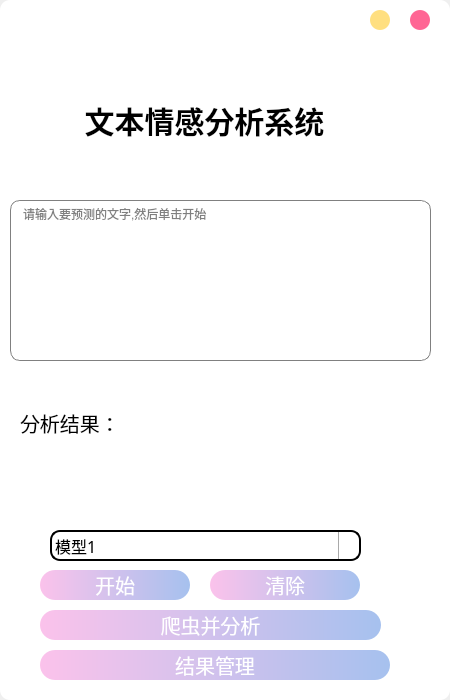
<?xml version="1.0" encoding="UTF-8"?>
<ui version="4.0">
 <class>MainWindow</class>
 <widget class="QMainWindow" name="MainWindow">
  <property name="geometry">
   <rect>
    <x>0</x>
    <y>0</y>
    <width>450</width>
    <height>700</height>
   </rect>
  </property>
  <property name="windowTitle">
   <string>MainWindow</string>
  </property>
  <property name="styleSheet">
   <string notr="true">QLineEdit{
    border:0px;    
    margin:10px;
	margin-left:10px; 
	margin-right:10px;
    border-bottom: 2px solid #B3B3B3;
    font-family:'Microsoft YaHei';
    font-size:20px;
    font-weight:bold;
    }

QLineEdit:hover{
    border-bottom: 3px solid #66A3FF;
    }

QLineEdit:focus{
    border-bottom: 3px solid #E680BD;
    }

QWidget#centralwidget{
	background:white;
	border-radius:10px;
}

QLabel{
    text-align:right;
    font-family:'Microsoft YaHei';
    font-size:30px;
    font-weight:bold;
    }

</string>
  </property>
  <widget class="QWidget" name="centralwidget">
   <widget class="QLabel" name="output_news_label">
    <property name="geometry">
     <rect>
      <x>10</x>
      <y>450</y>
      <width>411</width>
      <height>81</height>
     </rect>
    </property>
    <property name="font">
     <font>
      <family>Helvetica</family>
      <pointsize>15</pointsize>
      <weight>50</weight>
      <italic>false</italic>
      <bold>false</bold>
     </font>
    </property>
    <property name="styleSheet">
     <string notr="true">font: 15pt Helvetica;</string>
    </property>
   </widget>
   <widget class="QTextEdit" name="input_text_edit">
    <property name="geometry">
     <rect>
      <x>10</x>
      <y>200</y>
      <width>421</width>
      <height>161</height>
     </rect>
    </property>
    <property name="styleSheet">
     <string notr="true">
border: 1px solid gray;/*设置边框的粗细，以及颜色*/
border-radius: 10px;/*设置圆角的大小*/
padding: 0 8px;/*如果没有内容光标在开始往后移动0.8像素点*/
selection-background-color: darkgray;</string>
    </property>
    <property name="html">
     <string>&lt;!DOCTYPE HTML PUBLIC &quot;-//W3C//DTD HTML 4.0//EN&quot; &quot;http://www.w3.org/TR/REC-html40/strict.dtd&quot;&gt;
&lt;html&gt;&lt;head&gt;&lt;meta name=&quot;qrichtext&quot; content=&quot;1&quot; /&gt;&lt;style type=&quot;text/css&quot;&gt;
p, li { white-space: pre-wrap; }
&lt;/style&gt;&lt;/head&gt;&lt;body style=&quot; font-family:'SimSun'; font-size:9pt; font-weight:400; font-style:normal;&quot;&gt;
&lt;p style=&quot;-qt-paragraph-type:empty; margin-top:0px; margin-bottom:0px; margin-left:0px; margin-right:0px; -qt-block-indent:0; text-indent:0px; font-size:20px;&quot;&gt;&lt;br /&gt;&lt;/p&gt;&lt;/body&gt;&lt;/html&gt;</string>
    </property>
    <property name="placeholderText">
     <string>请输入要预测的文字,然后单击开始</string>
    </property>
   </widget>
   <widget class="QLabel" name="analysis_result_label">
    <property name="geometry">
     <rect>
      <x>20</x>
      <y>410</y>
      <width>125</width>
      <height>25</height>
     </rect>
    </property>
    <property name="font">
     <font>
      <family>Helvetica</family>
      <pointsize>15</pointsize>
      <weight>50</weight>
      <italic>false</italic>
      <bold>false</bold>
     </font>
    </property>
    <property name="styleSheet">
     <string notr="true">font: 15pt Helvetica;</string>
    </property>
    <property name="text">
     <string>分析结果：</string>
    </property>
   </widget>
   <widget class="QPushButton" name="close_pushButton">
    <property name="enabled">
     <bool>true</bool>
    </property>
    <property name="geometry">
     <rect>
      <x>410</x>
      <y>10</y>
      <width>20</width>
      <height>20</height>
     </rect>
    </property>
    <property name="sizePolicy">
     <sizepolicy hsizetype="Fixed" vsizetype="Fixed">
      <horstretch>0</horstretch>
      <verstretch>0</verstretch>
     </sizepolicy>
    </property>
    <property name="minimumSize">
     <size>
      <width>20</width>
      <height>20</height>
     </size>
    </property>
    <property name="maximumSize">
     <size>
      <width>20</width>
      <height>20</height>
     </size>
    </property>
    <property name="styleSheet">
     <string notr="true">QPushButton
{
background:#FF6694;
border-radius:10px;
}
QPushButton:hover
{
background:#FF0000;
}

</string>
    </property>
    <property name="text">
     <string/>
    </property>
   </widget>
   <widget class="QPushButton" name="hidden_pushButton">
    <property name="geometry">
     <rect>
      <x>370</x>
      <y>10</y>
      <width>20</width>
      <height>20</height>
     </rect>
    </property>
    <property name="sizePolicy">
     <sizepolicy hsizetype="Fixed" vsizetype="Fixed">
      <horstretch>0</horstretch>
      <verstretch>0</verstretch>
     </sizepolicy>
    </property>
    <property name="minimumSize">
     <size>
      <width>20</width>
      <height>20</height>
     </size>
    </property>
    <property name="maximumSize">
     <size>
      <width>20</width>
      <height>20</height>
     </size>
    </property>
    <property name="baseSize">
     <size>
      <width>0</width>
      <height>0</height>
     </size>
    </property>
    <property name="styleSheet">
     <string notr="true">QPushButton
{
background:#FFDF80;
border-radius:10px;
}
QPushButton:hover
{
background:#FFC105;
}

</string>
    </property>
    <property name="text">
     <string/>
    </property>
   </widget>
   <widget class="QPushButton" name="start_button">
    <property name="geometry">
     <rect>
      <x>40</x>
      <y>570</y>
      <width>150</width>
      <height>30</height>
     </rect>
    </property>
    <property name="sizePolicy">
     <sizepolicy hsizetype="Preferred" vsizetype="Preferred">
      <horstretch>0</horstretch>
      <verstretch>0</verstretch>
     </sizepolicy>
    </property>
    <property name="maximumSize">
     <size>
      <width>16777215</width>
      <height>30</height>
     </size>
    </property>
    <property name="layoutDirection">
     <enum>Qt::LeftToRight</enum>
    </property>
    <property name="styleSheet">
     <string notr="true">QPushButton{
    border:0px;
    height:30px;
    border-radius:15px;
    font-family:'Microsoft YaHei';
    font-size:20px;
	color:white;
    background-color:qlineargradient(spread:pad, x1:0, y1:0, x2:1, y2:0, stop:0 #fbc2eb, stop:1 #a6c1ee);
    }

 QPushButton:hover{
     background-color:qlineargradient(spread:pad, x1:0, y1:0, x2:1, y2:0, stop:0 #ffd2f0, stop:1 #b0cbf8);
 }
 
 QPushButton:pressed{
     background-color:qlineargradient(spread:pad, x1:0, y1:0, x2:1, y2:0, stop:0 #e1aad2, stop:1 #92adda);
     }</string>
    </property>
    <property name="text">
     <string>开始</string>
    </property>
    <property name="flat">
     <bool>false</bool>
    </property>
   </widget>
   <widget class="QPushButton" name="clear_button">
    <property name="geometry">
     <rect>
      <x>210</x>
      <y>570</y>
      <width>150</width>
      <height>30</height>
     </rect>
    </property>
    <property name="sizePolicy">
     <sizepolicy hsizetype="Preferred" vsizetype="Preferred">
      <horstretch>0</horstretch>
      <verstretch>0</verstretch>
     </sizepolicy>
    </property>
    <property name="maximumSize">
     <size>
      <width>16777215</width>
      <height>30</height>
     </size>
    </property>
    <property name="layoutDirection">
     <enum>Qt::LeftToRight</enum>
    </property>
    <property name="styleSheet">
     <string notr="true">QPushButton{
    border:0px;
    height:30px;
    border-radius:15px;
    font-family:'Microsoft YaHei';
    font-size:20px;
	color:white;
    background-color:qlineargradient(spread:pad, x1:0, y1:0, x2:1, y2:0, stop:0 #fbc2eb, stop:1 #a6c1ee);
    }

 QPushButton:hover{
     background-color:qlineargradient(spread:pad, x1:0, y1:0, x2:1, y2:0, stop:0 #ffd2f0, stop:1 #b0cbf8);
 }
 
 QPushButton:pressed{
     background-color:qlineargradient(spread:pad, x1:0, y1:0, x2:1, y2:0, stop:0 #e1aad2, stop:1 #92adda);
     }</string>
    </property>
    <property name="text">
     <string>清除</string>
    </property>
    <property name="flat">
     <bool>false</bool>
    </property>
   </widget>
   <widget class="QPushButton" name="load_button">
    <property name="geometry">
     <rect>
      <x>40</x>
      <y>650</y>
      <width>350</width>
      <height>30</height>
     </rect>
    </property>
    <property name="sizePolicy">
     <sizepolicy hsizetype="Preferred" vsizetype="Preferred">
      <horstretch>0</horstretch>
      <verstretch>0</verstretch>
     </sizepolicy>
    </property>
    <property name="maximumSize">
     <size>
      <width>16777215</width>
      <height>30</height>
     </size>
    </property>
    <property name="layoutDirection">
     <enum>Qt::LeftToRight</enum>
    </property>
    <property name="styleSheet">
     <string notr="true">QPushButton{
    border:0px;
    height:30px;
    border-radius:15px;
    font-family:'Microsoft YaHei';
    font-size:20px;
	color:white;
    background-color:qlineargradient(spread:pad, x1:0, y1:0, x2:1, y2:0, stop:0 #fbc2eb, stop:1 #a6c1ee);
    }

 QPushButton:hover{
     background-color:qlineargradient(spread:pad, x1:0, y1:0, x2:1, y2:0, stop:0 #ffd2f0, stop:1 #b0cbf8);
 }
 
 QPushButton:pressed{
     background-color:qlineargradient(spread:pad, x1:0, y1:0, x2:1, y2:0, stop:0 #e1aad2, stop:1 #92adda);
     }</string>
    </property>
    <property name="text">
     <string>结果管理</string>
    </property>
    <property name="flat">
     <bool>false</bool>
    </property>
   </widget>
   <widget class="QLabel" name="label">
    <property name="geometry">
     <rect>
      <x>30</x>
      <y>100</y>
      <width>349</width>
      <height>40</height>
     </rect>
    </property>
    <property name="sizePolicy">
     <sizepolicy hsizetype="Preferred" vsizetype="Maximum">
      <horstretch>0</horstretch>
      <verstretch>0</verstretch>
     </sizepolicy>
    </property>
    <property name="font">
     <font>
      <family>Microsoft YaHei</family>
      <pointsize>-1</pointsize>
      <weight>75</weight>
      <bold>true</bold>
     </font>
    </property>
    <property name="layoutDirection">
     <enum>Qt::LeftToRight</enum>
    </property>
    <property name="text">
     <string>文本情感分析系统</string>
    </property>
    <property name="alignment">
     <set>Qt::AlignCenter</set>
    </property>
   </widget>
   <widget class="QComboBox" name="comboBox">
    <property name="geometry">
     <rect>
      <x>50</x>
      <y>530</y>
      <width>311</width>
      <height>31</height>
     </rect>
    </property>
    <property name="font">
     <font>
      <family>幼圆</family>
      <pointsize>12</pointsize>
     </font>
    </property>
    <property name="styleSheet">
     <string notr="true">QComboBox {
    border: 2px solid black;
    border-radius: 10px; /* 圆角半径 */
    padding: 1px 18px 1px 3px;
}

QComboBox::drop-down {
    subcontrol-origin: padding;
    subcontrol-position: top right;
    width: 20px;
    border-left-width: 1px;
    border-left-color: darkgray;
    border-left-style: solid; /* 可选 */
    border-top-right-radius: 10px; /* 下拉箭头的圆角 */
    border-bottom-right-radius: 10px; /* 下拉箭头的圆角 */
}

QComboBox::down-arrow {
    image: url(down-arrow.png); /* 可选：自定义下拉箭头图标 */
}
</string>
    </property>
    <item>
     <property name="text">
      <string>模型1</string>
     </property>
    </item>
    <item>
     <property name="text">
      <string>模型2</string>
     </property>
    </item>
    <item>
     <property name="text">
      <string>模型3</string>
     </property>
    </item>
   </widget>
   <widget class="QPushButton" name="spider_button">
    <property name="geometry">
     <rect>
      <x>40</x>
      <y>610</y>
      <width>341</width>
      <height>30</height>
     </rect>
    </property>
    <property name="sizePolicy">
     <sizepolicy hsizetype="Preferred" vsizetype="Preferred">
      <horstretch>0</horstretch>
      <verstretch>0</verstretch>
     </sizepolicy>
    </property>
    <property name="maximumSize">
     <size>
      <width>16777215</width>
      <height>30</height>
     </size>
    </property>
    <property name="layoutDirection">
     <enum>Qt::LeftToRight</enum>
    </property>
    <property name="styleSheet">
     <string notr="true">QPushButton{
    border:0px;
    height:30px;
    border-radius:15px;
    font-family:'Microsoft YaHei';
    font-size:20px;
	color:white;
    background-color:qlineargradient(spread:pad, x1:0, y1:0, x2:1, y2:0, stop:0 #fbc2eb, stop:1 #a6c1ee);
    }

 QPushButton:hover{
     background-color:qlineargradient(spread:pad, x1:0, y1:0, x2:1, y2:0, stop:0 #ffd2f0, stop:1 #b0cbf8);
 }
 
 QPushButton:pressed{
     background-color:qlineargradient(spread:pad, x1:0, y1:0, x2:1, y2:0, stop:0 #e1aad2, stop:1 #92adda);
     }</string>
    </property>
    <property name="text">
     <string>爬虫并分析</string>
    </property>
    <property name="flat">
     <bool>false</bool>
    </property>
   </widget>
  </widget>
 </widget>
 <resources/>
 <connections/>
</ui>
